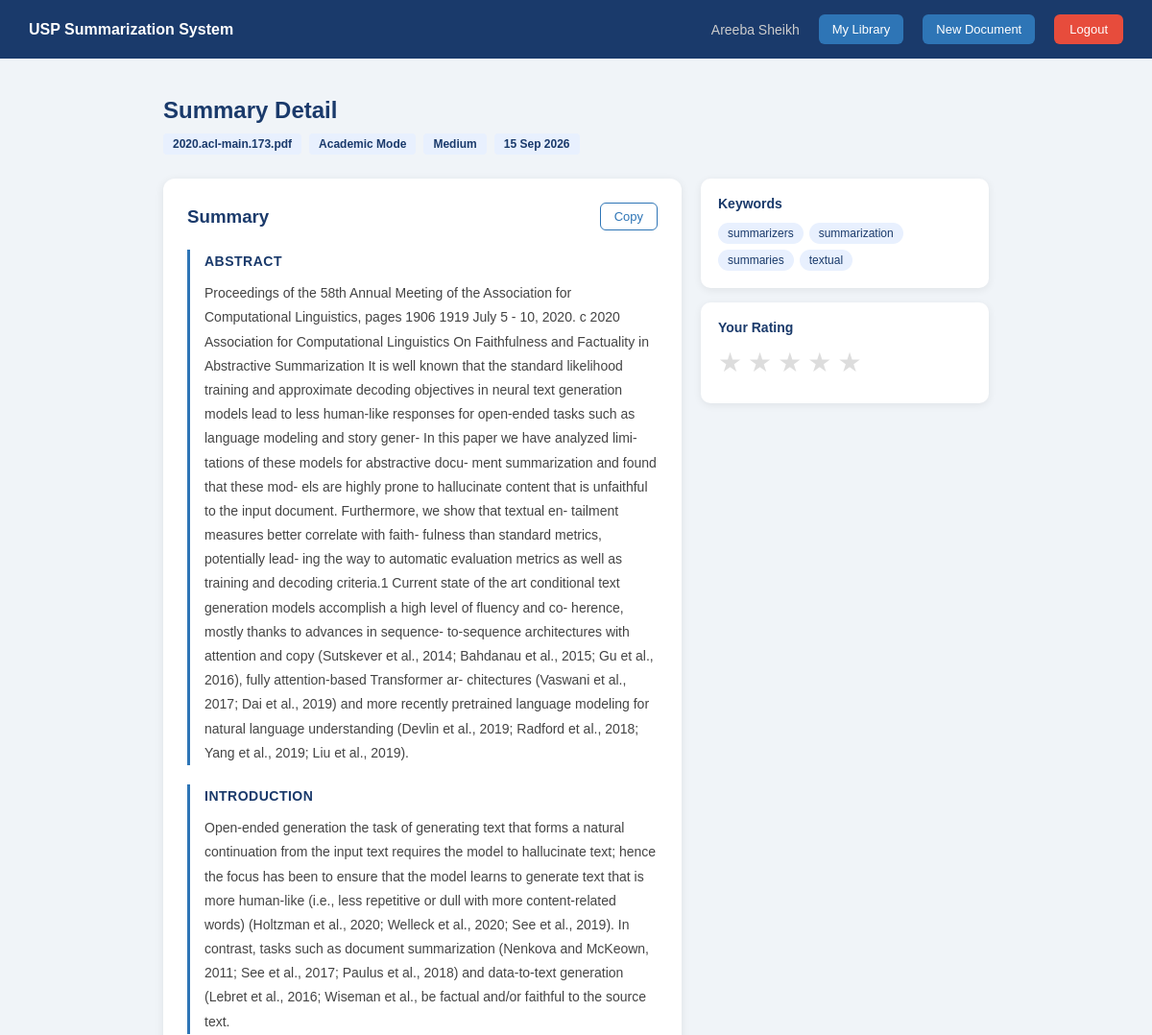
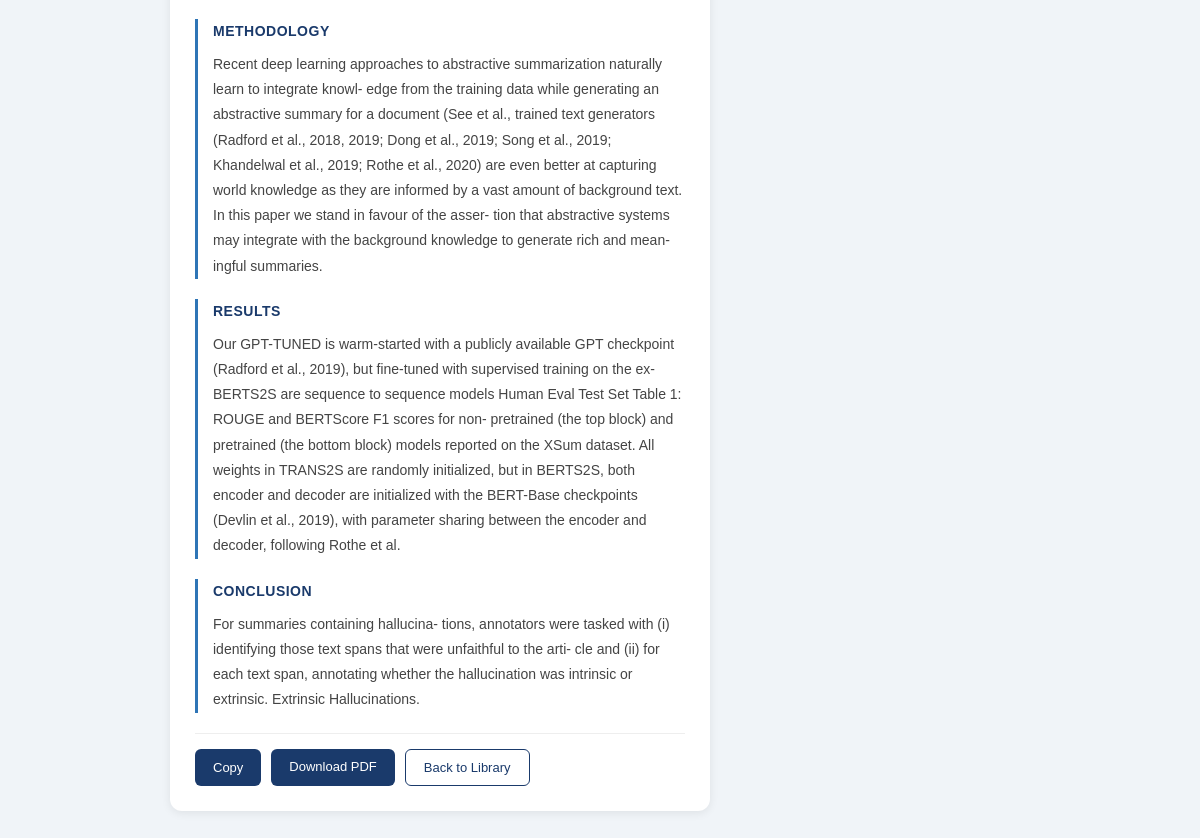
/library/view/78 (signed in), run on the app's committed database (2 pictures, top to bottom).
### models/document.py (models this page shows)
class Document(db.Model):
    __tablename__ = 'documents'
    document_id = db.Column(db.Integer, primary_key=True, autoincrement=True)
    user_id = db.Column(db.Integer, db.ForeignKey('users.user_id'), nullable=False)
    filename = db.Column(db.String(255), nullable=False)
    filetype = db.Column(db.String(10), nullable=False)
    upload_date = db.Column(db.DateTime, default=datetime.utcnow)
    extracted_text = db.Column(db.Text, nullable=False)
    summaries = db.relationship('Summary', backref='document', lazy=True)
    chats = db.relationship('Chat', backref='document', lazy=True)

### models/summary.py (models this page shows)
class Summary(db.Model):
    __tablename__ = 'summaries'
    summary_id = db.Column(db.Integer, primary_key=True, autoincrement=True)
    document_id = db.Column(db.Integer, db.ForeignKey('documents.document_id'), nullable=False)
    mode = db.Column(db.String(20), nullable=False)
    length = db.Column(db.String(20), nullable=False)
    summary_text = db.Column(db.Text, nullable=False)
    keywords = db.Column(db.Text, nullable=True)
    rating = db.Column(db.Integer, nullable=True)
    generated_date = db.Column(db.DateTime, default=datetime.utcnow)

### routes/library.py (the view)
@library.route('/library/view/<int:summary_id>')
@login_required
def view_summary(summary_id):
    summary = Summary.query.get_or_404(summary_id)
    document = Document.query.get(summary.document_id)
    if document.user_id != session['user_id']:
        flash('Access denied.', 'error')
        return redirect(url_for('library.view_library'))
    try:
        summary_data = json.loads(summary.summary_text)
        is_academic=isinstance(summary_data, dict)
        if not is_academic:
            summary_data = summary.summary_text
    except (json.JSONDecodeError,ValueError):
        summary_data = summary.summary_text
        is_academic = False
    keywords = summary.keywords.split(', ') if summary.keywords else []
    return render_template('summary_detail.html',
        summary=summary_data,
        is_academic=is_academic,
        doc_name=document.filename,
        mode=summary.mode,
        length=summary.length,
        keywords=keywords,
        summary_id=summary.summary_id,
        generated_date=summary.generated_date,
        rating=summary.rating
    )

### app.py (called while the page is built)
@event.listens_for(Engine, "connect")
def set_sqlite_pragma(dbapi_connection, connection_record):
    if isinstance(dbapi_connection, sqlite3.Connection):
        cursor = dbapi_connection.cursor()
        cursor.execute("PRAGMA foreign_keys=ON")
        cursor.close()

### routes/library.py (called while the page is built)
def login_required(f):
    @wraps(f)
    def decorated(*args, **kwargs):
        if 'user_id' not in session:
            flash('Please login first.', 'error')
            return redirect(url_for('auth.login'))
        return f(*args, **kwargs)
    return decorated

### templates/summary_detail.html (shortened to what this page needs)
{% extends "base.html" %}
{% block content %}
<nav class="navbar">
    <div class="nav-brand"><strong>USP Summarization System</strong></div>
    <div class="nav-links">
        <span class="nav-user">{{ session.user_name }}</span>
        <a href="/library" class="btn-nav">My Library</a>
        <a href="/upload" class="btn-nav">New Document</a>
        <a href="/logout" class="btn-logout">Logout</a>
    </div>
</nav>
<div class="page-wrapper">
    <div class="result-header">
        <h2>Summary Detail</h2>
        <div class="result-meta">
            <span class="badge">{{ doc_name }}</span>
            <span class="badge">{{ mode | capitalize }} Mode</span>
            <span class="badge">{{ length | capitalize }}</span>
            <span class="badge">{{ generated_date.strftime('%d %b %Y') }}</span>
        </div>
    </div>
    <div class="result-grid">
        <div class="result-card">
            <div class="card-header">
                <h3>Summary</h3>
                <button class="btn-copy" onclick="copySummary()">Copy</button>
            </div>
            <div class="summary-content" id="summaryContent">
                {% if is_academic %}
                    {% for section, content in summary.items() %}
                        <div class="academic-section">
                            <h4 class="section-title">{{ section }}</h4>
                            <div class="section-content">
                                {% for line in content.split('\n') %}
                                    {% if line.strip() %}
                                        <p>{{ line }}</p>
                                    {% endif %}
                                {% endfor %}
                            </div>
                        </div>
                    {% endfor %}
                {% else %}
                    {% for line in summary.split('\n') %}
                        {% if line.strip() %}
                            <p>{{ line }}</p>
                        {% endif %}
                    {% endfor %}
                {% endif %}
            </div>
            <div class="card-actions">
                <button class="btn-action" onclick="copySummary()">Copy</button>
                <a href="/download/{{ summary_id }}" class="btn-action">Download PDF</a>
                <a href="/library" class="btn-action btn-outline">Back to Library</a>
            </div>
        </div>
        <div class="side-panel">
            <div class="keywords-card">
                <h3>Keywords</h3>
                <div class="keywords-list">
                    {% for kw in keywords %}
                        <span class="keyword-tag">{{ kw }}</span>
                    {% endfor %}
                </div>
            </div>
            <div class="rating-card">
                <h3>Your Rating</h3>
                <div class="stars" id="stars">
                    {% for i in range(1, 6) %}
                        <span class="star"
                            data-value="{{ i }}"
                            onclick="rateSummary({{ i }})"
                            style="color: {% if rating and i <= rating %}#f0a500{% else %}#ddd{% endif %}">
                            ★
                        </span>
                    {% endfor %}
                </div>
            </div>
        </div>
    </div>
</div>
{% endblock %}

### static/css/style.css (style rules this page uses)
* { margin: 0; padding: 0; box-sizing: border-box; }
body { font-family: Arial, sans-serif; background: #f0f4f8; color: #333; }
.navbar { background: #1a3a6b; padding: 15px 30px; display: flex; justify-content: space-between; align-items: center; color: white; }
.nav-brand { font-size: 16px; color: white; }
.nav-links { display: flex; align-items: center; gap: 20px; }
.nav-user { font-size: 14px; color: #ccc; }
.btn-logout { background: #e74c3c; color: white; padding: 8px 16px; border-radius: 6px; text-decoration: none; font-size: 13px; }
.page-wrapper { max-width: 900px; margin: 40px auto; padding: 0 20px; }
.badge { background: #e8f0fe; color: #1a3a6b; padding: 4px 10px; border-radius: 4px; font-size: 12px; font-weight: bold; }
.btn-nav { background: #2e75b6; color: white; padding: 8px 14px; border-radius: 6px; text-decoration: none; font-size: 13px; }
.result-header { margin-bottom: 25px; }
.result-header h2 { color: #1a3a6b; margin-bottom: 10px; }
.result-meta { display: flex; gap: 8px; flex-wrap: wrap; }
.result-grid { display: grid; grid-template-columns: 1fr 300px; gap: 20px; align-items: start; }
.result-card { background: white; border-radius: 12px; padding: 25px; box-shadow: 0 2px 10px rgba(0,0,0,0.08); }
.card-header { display: flex; justify-content: space-between; align-items: center; margin-bottom: 20px; }
.card-header h3 { color: #1a3a6b; }
.btn-copy { background: transparent; border: 1px solid #2e75b6; color: #2e75b6; padding: 6px 14px; border-radius: 6px; cursor: pointer; font-size: 13px; }
.summary-content { line-height: 1.8; color: #333; font-size: 14px; min-height: 200px; }
.academic-section { margin-bottom: 20px; border-left: 3px solid #2e75b6; padding-left: 15px; }
.section-title { color: #1a3a6b; font-size: 14px; margin-bottom: 8px; text-transform: uppercase; letter-spacing: 0.5px; }
.section-content p { margin-bottom: 6px; color: #444; }
.card-actions { display: flex; gap: 10px; margin-top: 20px; padding-top: 15px; border-top: 1px solid #eee; }
.btn-action { background: #1a3a6b; color: white; padding: 10px 18px; border-radius: 6px; border: none; cursor: pointer; font-size: 13px; text-decoration: none; display: inline-block; }
.side-panel { display: flex; flex-direction: column; gap: 15px; }
.keywords-card, .rating-card, .actions-card { background: white; border-radius: 10px; padding: 18px; box-shadow: 0 2px 8px rgba(0,0,0,0.07); }
.keywords-card h3, .rating-card h3 { color: #1a3a6b; font-size: 14px; margin-bottom: 12px; }
.keywords-list { display: flex; flex-wrap: wrap; gap: 6px; }
.keyword-tag { background: #e8f0fe; color: #1a3a6b; padding: 4px 10px; border-radius: 20px; font-size: 12px; }
.stars { display: flex; gap: 6px; font-size: 28px; cursor: pointer; }
.star { color: #ddd; transition: color 0.2s; }
.btn-outline { background: white; color: #1a3a6b; border: 1px solid #1a3a6b; }

### data on the page
Document: filename "2020.acl-main.173.pdf"
Summary: mode "Academic", length "Medium", strftime "15 Sep 2026"

### other printed values
{{ session.user_name }} "Areeba Sheikh"
{{ section }} "ABSTRACT" "INTRODUCTION" "METHODOLOGY" "RESULTS" "CONCLUSION"
{{ kw }} "summarizers" "summarization" "summaries" "textual"
